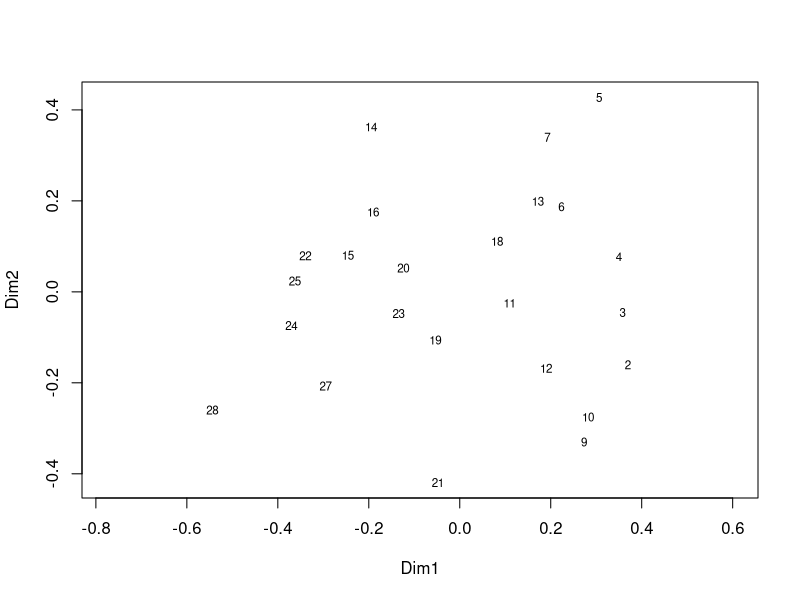
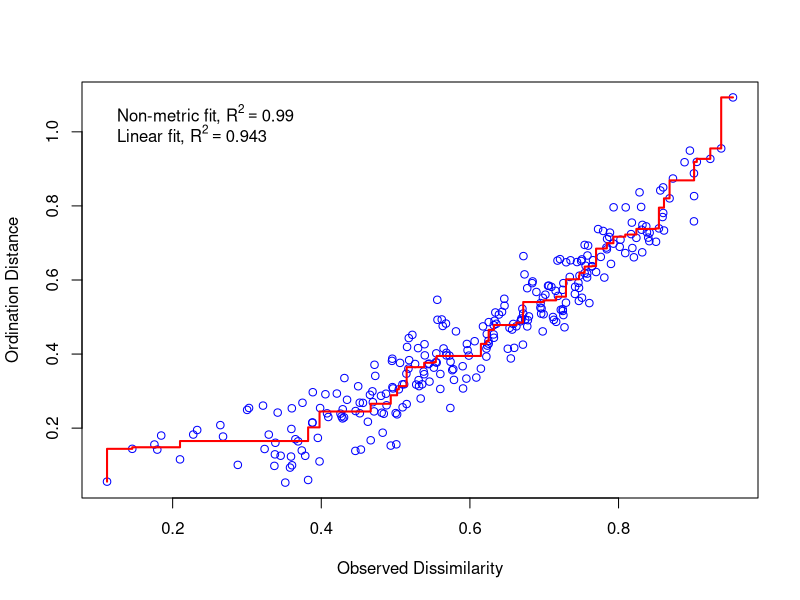
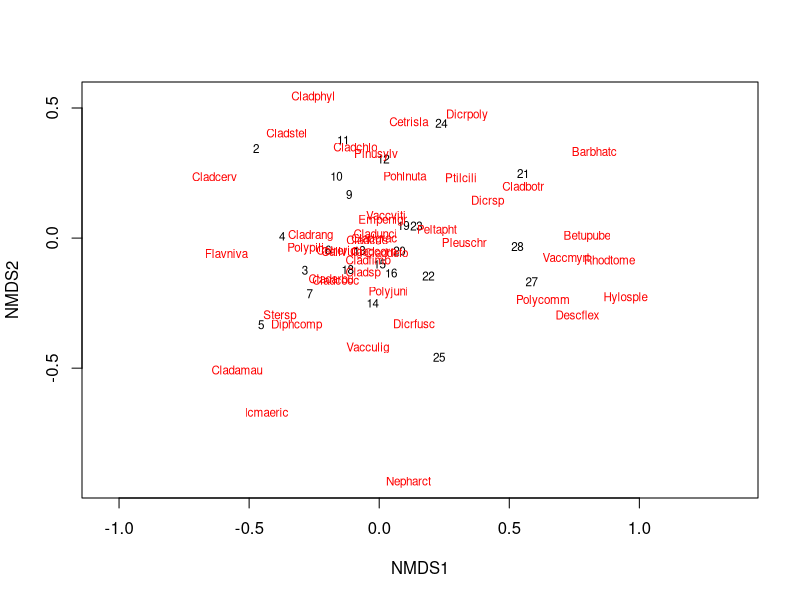

R code for these plots, in order:
library(vegan)
#species message and abundance in different samples
data(varespec)
#environment factors in the same site
data(varechem)
#list the dissimilarity of two data,and find a better function which number is bigger
rankindex(varechem, varespec)
vare.dis <- vegdist(varespec, method="bray");range(vare.dis)
require(MASS)
vare.mds0 <- isoMDS(vare.dis) 
ordiplot(vare.mds0, type = "t")
stressplot(vare.mds0, vare.dis)
vare.mds <- metaMDS(varespec, trace = T)
plot(vare.mds, type = "t") 
